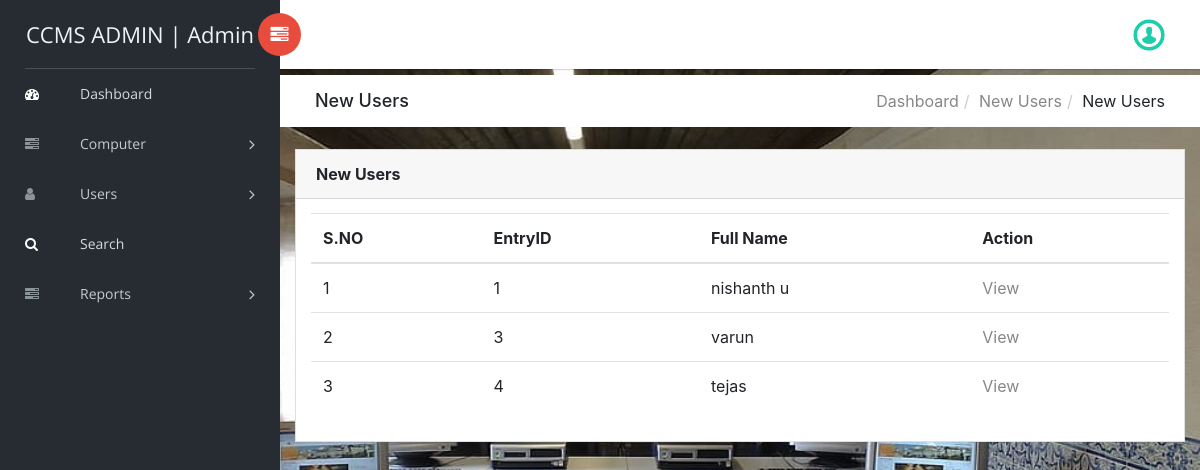
The app's page /ccms/manage-olduser.php (signed in) with its own data.
### tables this page shows
CREATE TABLE `tblusers` (
  `ID` int(10) NOT NULL,
  `EntryID` varchar(20) DEFAULT NULL,
  `UserName` varchar(120) DEFAULT NULL,
  `UserAddress` varchar(200) DEFAULT NULL,
  `MobileNumber` bigint(10) DEFAULT NULL,
  `Email` varchar(200) DEFAULT NULL,
  `ComputerName` varchar(120) DEFAULT NULL,
  `IDProof` varchar(120) DEFAULT NULL,
  `InTime` timestamp NULL DEFAULT current_timestamp(),
  `OutTime` timestamp NULL DEFAULT NULL ON UPDATE current_timestamp(),
  `Fees` varchar(120) DEFAULT NULL,
  `Remark` varchar(120) DEFAULT NULL,
  `Status` varchar(20) NOT NULL,
  `UpdationDate` timestamp NULL DEFAULT NULL ON UPDATE current_timestamp()
);

### ccms/manage-olduser.php (the view, shortened to what this page needs)
<?php
include('includes/dbconnection.php');
if (strlen($_SESSION['ccmsaid']==0)) {
  header('location:logout.php');
  } else{
  ?>
<!doctype html>
<html class="no-js" lang="en">
<head>
    <link rel="stylesheet" href="vendors/bootstrap/dist/css/bootstrap.min.css">
    <link rel="stylesheet" href="vendors/font-awesome/css/font-awesome.min.css">
    <link rel="stylesheet" href="vendors/themify-icons/css/themify-icons.css">
    <link rel="stylesheet" href="vendors/flag-icon-css/css/flag-icon.min.css">
    <link rel="stylesheet" href="vendors/selectFX/css/cs-skin-elastic.css">
    <link rel="stylesheet" href="assets/css/style.css">
</head>
<body class="bg-dark" style="
background-image: url('images/222.jpg');
background-repeat: no-repeat;
background-attachment: fixed;
background-size: 100% 100%;">
    <?php include_once('includes/sidebar.php');?>
    <div id="right-panel" class="right-panel">
        <?php include_once('includes/header.php');?>
        <div class="breadcrumbs">
            <div class="col-sm-4">
                <div class="page-header float-left">
                    <div class="page-title">
                        <h1>New Users</h1>
                    </div>
                </div>
            </div>
            <div class="col-sm-8">
                <div class="page-header float-right">
                    <div class="page-title">
                        <ol class="breadcrumb text-right">
                            <li><a href="dashboard.php">Dashboard</a></li>
                            <li><a href="manage-newusers.php">New Users</a></li>
                            <li class="active">New Users</li>
                        </ol>
                    </div>
                </div>
            </div>
        </div>
        <div class="content mt-3">
            <div class="animated fadeIn">
                <div class="row">
                    <div class="col-lg-12">
                        <div class="card">
                            <div class="card-header">
                                <strong class="card-title">New Users</strong>
                            </div>
                            <div class="card-body">
                                <table class="table">
                                    <thead>
                                        <tr>
                                            <tr>
                  <th>S.NO</th>
                  <th>EntryID</th>
                  <th>Full Name</th>
                 <th>Action</th>
                </tr>
                                        </tr>
                                        </thead>
                                    <?php
$ret=mysqli_query($con,"select *from tblusers where Status='Out'");
$cnt=1;
while ($row=mysqli_fetch_array($ret)) {
?>
                <tr>
                  <td><?php echo $cnt;?></td>
             <td><?php  echo $row['EntryID'];?></td>
                  <td><?php  echo $row['UserName'];?></td>
                  <td ><a href="view-user-detail.php?upid=<?php echo $row['ID'];?>">View</a>
                </tr>
                <?php
$cnt=$cnt+1;
}?>
                                </table>
                            </div>
                        </div>
                    </div>
                </div>
            </div>
        </div>
    </div>
</body>
</html>
<?php }  ?>

### ccms/includes/sidebar.php (shortened to what this page needs)
<aside id="left-panel" class="left-panel">
        <nav class="navbar navbar-expand-sm navbar-default">
<?php
$adminid=$_SESSION['ccmsaid'];
$ret=mysqli_query($con,"select AdminName from tbladmin where ID='$adminid'");
$row=mysqli_fetch_array($ret);
$name=$row['AdminName'];
?>
            <div class="navbar-header">
                <a class="navbar-brand" href="dashboard.php">CCMS ADMIN | <?php echo $name; ?></a>
            </div>
            <div id="main-menu" class="main-menu collapse navbar-collapse">
                <ul class="nav navbar-nav">
                    <li class="active">
                        <a href="dashboard.php"> <i class="menu-icon fa fa-dashboard"></i>Dashboard </a>
                    </li>
<li class="menu-item-has-children dropdown">
                        <a href="#" class="dropdown-toggle" data-toggle="dropdown" aria-haspopup="true" aria-expanded="false"> <i class="menu-icon fa fa-tasks"></i>Computer</a>
                    </li>
 <li class="menu-item-has-children dropdown">
                        <a href="add-users.php" class="dropdown-toggle" data-toggle="dropdown" aria-haspopup="true" aria-expanded="false"> <i class="menu-icon fa fa-user"></i>Users</a>
                    </li>
<li class="active">
                        <a href="search.php"> <i class="menu-icon fa fa-search"></i>Search </a>
                    </li>
  <li class="menu-item-has-children dropdown">
                        <a href="#" class="dropdown-toggle" data-toggle="dropdown" aria-haspopup="true" aria-expanded="false"> <i class="menu-icon fa fa-tasks"></i>Reports</a>
                    </li>
                </ul>
            </div>
        </nav>
    </aside>

### records on screen
tblusers: EntryID "1", UserName "nishanth u"
tblusers: EntryID "3", UserName "varun"
tblusers: EntryID "4", UserName "tejas"

### other values on screen
$name "Admin"
